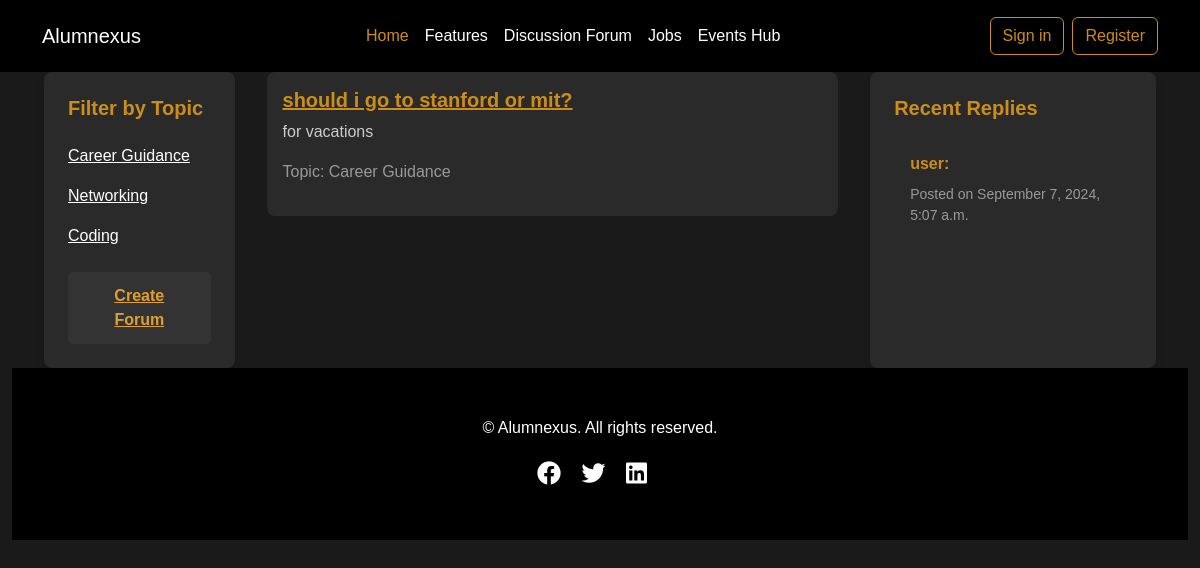
The page /forums/?topic=1 on the database its author committed.
### forums/models.py (models this page shows, shortened)
class Topic(models.Model):
    name = models.CharField(max_length=255)

class Forum(models.Model):
    title = models.CharField(max_length=255)
    description = models.TextField()
    topic = models.ForeignKey(Topic, on_delete=models.CASCADE)
    created_by = models.ForeignKey(User, on_delete=models.CASCADE)
    created_at = models.DateTimeField(auto_now_add=True)

class Discussion(models.Model):
    forum = models.ForeignKey(Forum, on_delete=models.CASCADE)
    body = models.TextField()
    created_by = models.ForeignKey(User, on_delete=models.CASCADE)
    created_at = models.DateTimeField(auto_now_add=True)
    parent = models.ForeignKey(
        "self", null=True, blank=True, related_name="replies", on_delete=models.CASCADE
    )

### forums/views.py (the view)
# urls.py: path("", views.forum_list, name="forum_list"),
def forum_list(request):
    forums = Forum.objects.all()
    topics = Topic.objects.all()  # For filters
    selected_topic = request.GET.get("topic")
    if selected_topic:
        forums = forums.filter(topic__id=selected_topic)
    recent_replies = Discussion.objects.order_by("-created_at")[
        :5
    ]  # Limit to the 5 most recent comments
    context = {
        "forums": forums,
        "topics": topics,
        "recent_replies": recent_replies,  # Pass recent comments to the context
    }
    return render(request, "forums/forum_list.html", context)

### forums/templates/forums/forum_list.html (shortened to what this page needs)
{% extends 'base.html' %}
{% load widget_tweaks %}
{% block content %}
<div class="container-fluid mt-5">
    <div class="forum-grid">
        <aside class="sidebar">
            <h5>Filter by Topic</h5>
            <ul class="list-group">
                {% for topic in topics %}
                    <li class="list-group-item">
                        <a href="{% url 'forum_list' %}?topic={{ topic.id }}">
                            {{ topic.name }}
                        </a>
                    </li>
                {% endfor %}
            </ul>
            <a href="{% url 'create_forum' %}" class="create-forum-btn">Create Forum</a>
        </aside>
        <main>
            {% for forum in forums %}
                <div class="card forum-card mb-4">
                    <div class="card-body">
                        <h5 class="card-title">
                            <a href="{% url 'forum_detail' forum.id %}">{{ forum.title }}</a>
                        </h5>
                        <p class="card-text">{{ forum.description|truncatewords:20 }}</p>
                        <p class="text-muted">Topic: {{ forum.topic.name }}</p>
                    </div>
                </div>
            {% empty %}
                <p>No forums available under this filter.</p>
            {% endfor %}
        </main>
        <aside class="sidebar">
            <h5>Recent Replies</h5>
            {% for reply in recent_replies %}
                <div class="recent-reply">
                    <a href="{% url 'forum_detail' reply.forum.id %}#reply-{{ reply.id }}">
                        <strong>{{ reply.created_by.username }}:</strong>
                    </a>
                    <p class="text-muted small mt-2">Posted on {{ reply.created_at|date:"F j, Y, g:i a" }}</p>
                </div>
            {% empty %}
                <p>No recent replies available.</p>
            {% endfor %}
        </aside>
    </div>
{% endblock %}

### templates/base.html (style rules this page uses)
:root { --primary-color: black; --secondary-color: #cc8e1b; --text-color: #ffffff; --bg-color: rgb(20, 20, 20); }
body { font-family: 'Arial', sans-serif; background-color: var(--bg-color); color: white; display: flex; flex-direction: column; min-height: 100vh; }

### forums/templates/forums/forum_list.html (style rules this page uses)
:root { --bg-color: #1a1a1a; --text-color: #ffffff; --accent-color: #cc8e1b; --card-bg: #2a2a2a; --hover-color: #e0a030; --button-bg: #333333; --button-text: #e0a030; }
body { background-color: var(--bg-color); color: var(--text-color); font-family: 'Arial', sans-serif; }
.forum-grid { display: grid; grid-template-columns: 1fr 3fr 1.5fr; gap: 2rem; margin: 0 2rem; }
.sidebar { background-color: var(--card-bg); border-radius: 8px; padding: 1.5rem; box-shadow: 0 4px 6px rgba(0, 0, 0, 0.1); position: -webkit-sticky; position: sticky; top: 1rem; }
.sidebar h5 { color: var(--accent-color); font-weight: bold; margin-bottom: 1rem; }
.list-group-item { background-color: transparent; border: none; padding: 0.5rem 0; }
.list-group-item a { color: var(--text-color); transition: color 0.3s ease; }
.forum-card { background-color: var(--card-bg); border: none; border-radius: 8px; transition: transform 0.3s ease, box-shadow 0.3s ease; }
.forum-card .card-title a { color: var(--accent-color); font-weight: bold; transition: color 0.3s ease; }
.forum-card .card-text { color: #cccccc; }
.text-muted { color: #999999 !important; }
.recent-reply { background-color: var(--card-bg); border-radius: 8px; padding: 1rem; margin-bottom: 1rem; transition: background-color 0.3s ease; position: -webkit-sticky; position: sticky; top: 1rem; }
.recent-reply a { color: var(--text-color); text-decoration: none; }
.recent-reply strong { color: var(--accent-color); }
.create-forum-btn { background-color: var(--button-bg); color: var(--button-text); border: none; border-radius: 5px; padding: 0.75rem 1.5rem; font-size: 1rem; font-weight: bold; transition: background-color 0.3s ease, color 0.3s ease; display: block; width: 100%; text-align: center; margin-top: 1rem; }

### rows shown on the page
Topic: name "Career Guidance"
Topic: name "Networking"
Topic: name "Coding"
Forum: title "should i go to stanford or mit?", description "for vacations", topic.name "Career Guidance"
Discussion: created_by.username "user", created_at "September 7, 2024, 5:07 a.m."
